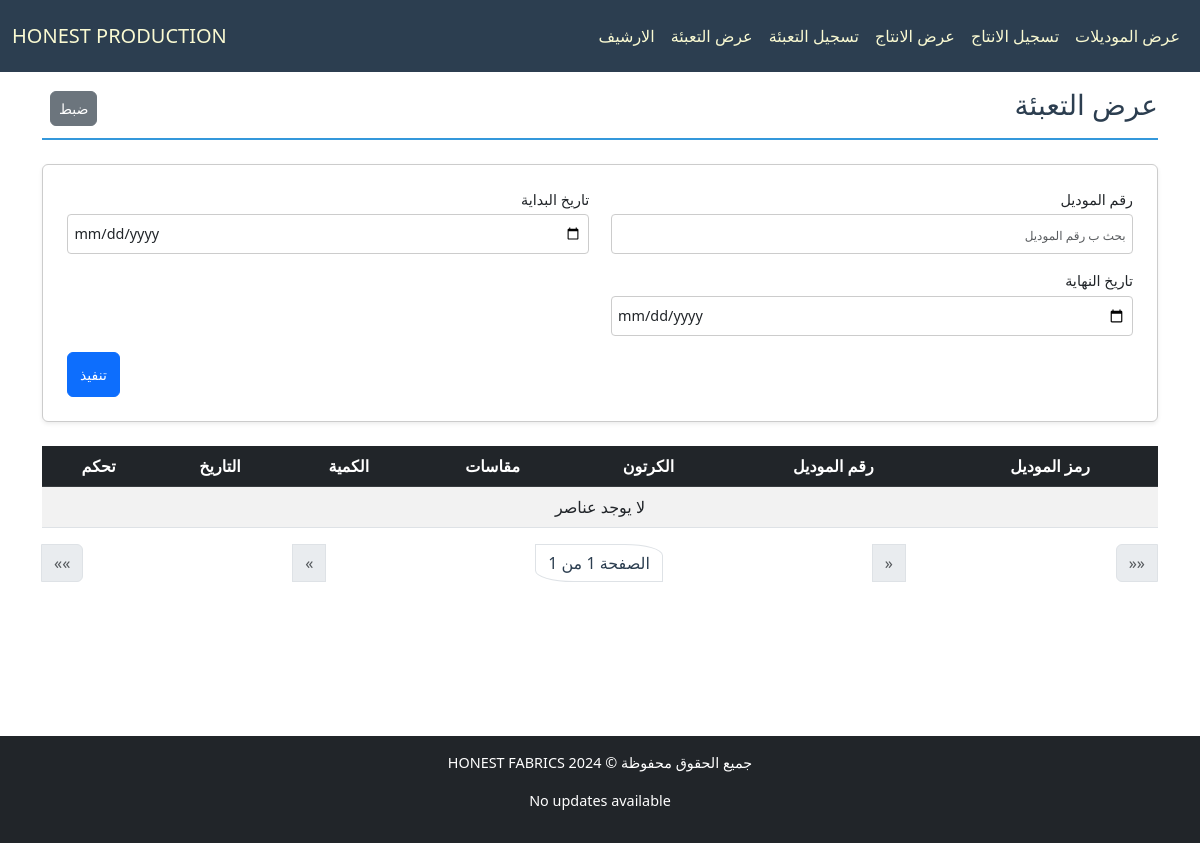
Before: /production/packing-list with the older database file.
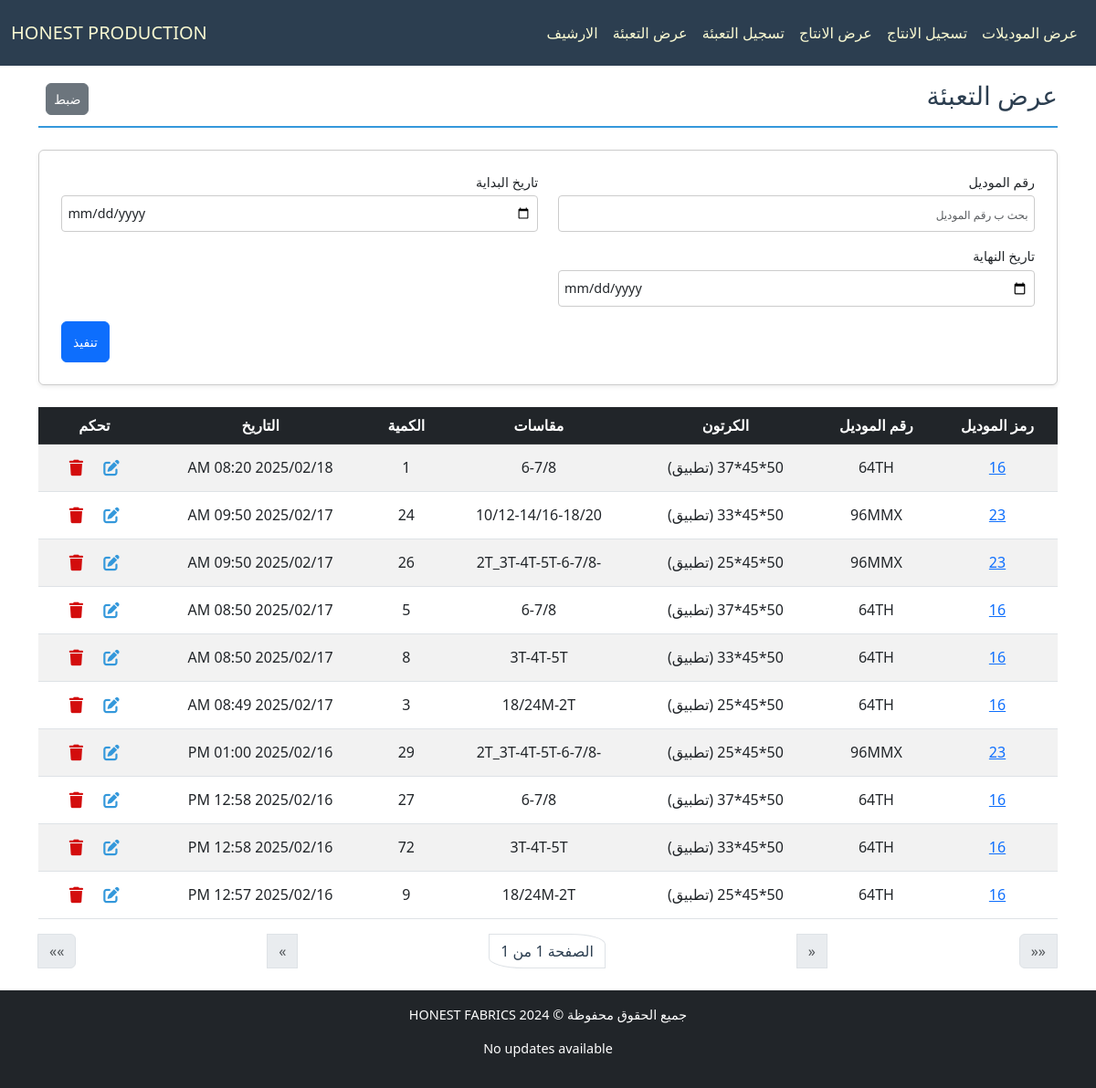
After: the same page with the newer database file.
### production/models.py (models this page shows, shortened)
class Packing(models.Model):
    model = models.ForeignKey(Model, verbose_name="الموديل", on_delete=models.CASCADE, related_name="packings")
    carton = models.ForeignKey(Carton, verbose_name="الكرتونة", on_delete=models.CASCADE, related_name="packings")
    created_at = models.DateTimeField(verbose_name="تاريخ الإنشاء", default=now)
    used_carton = models.PositiveIntegerField(verbose_name="الكرتون للتعبئة", blank=True, default=0)
    class Meta:
        ordering = ['-created_at']

class Model(models.Model):
    id = models.AutoField(primary_key=True, verbose_name="الرمز")
    model_number = models.CharField(max_length=50, verbose_name="رقم الموديل", unique=True)
    created_at = models.DateTimeField(verbose_name="تاريخ الإنشاء", default=now)
    ended_at = models.DateTimeField(verbose_name="تاريخ الانتهاء", blank=True, null=True)
    shipped_at = models.DateTimeField(verbose_name="تاريخ الشحن", blank=True, null=True)
    is_archive = models.BooleanField(default=False)
    is_shipped = models.BooleanField(default=False)
    available_carton = models.IntegerField(verbose_name="الكراتين المتبقية", blank=True, default=0)
    used_carton = models.IntegerField(verbose_name="الكراتين المستخدمة", blank=True, default=0)
    class Meta:
        ordering = ["-created_at"]

class Carton(models.Model):
    TYPE_CHOICES = [
        ("شماعة", "شماعة"),
        ("تطبيق", "تطبيق"),
    ]
    model = models.ForeignKey(Model, verbose_name="الموديل", on_delete=models.CASCADE, related_name="cartons")
    length = models.CharField(max_length=50, verbose_name="الطول", blank=True)
    width = models.CharField(max_length=50, verbose_name="العرض", blank=True)
    height = models.CharField(max_length=50, verbose_name="الارتفاع", blank=True)
    type = models.CharField(verbose_name="النوع", choices=TYPE_CHOICES, max_length=10, default="تطبيق")
    comment = models.CharField(max_length=100, verbose_name="المقاسات داخل الكرتونة", blank=True)

### production/views.py (the view)
# urls.py: path('packing-list', PackingListingView.as_view(), name='packing_list_view'),
class PackingListingView(ListView):
    template_name = "production/list_package.html"
    model = Packing
    paginate_by = 30
    filter_fields = ["model_number", "start_date", "end_date"]
    def parse_date(self, date_str):
        try:
            normalized_date = date_str.replace("\\", "/")
            return datetime.strptime(normalized_date, "%Y-%m-%d")
        except (ValueError, AttributeError):
            return None
    def get_queryset(self):
        queryset = super().get_queryset()
        filters = Q()
        model_number = self.request.GET.get("model_number")
        if model_number:
            filters &= Q(model__model_number__icontains=model_number)
        start_date = self.parse_date(self.request.GET.get("start_date"))
        end_date = self.parse_date(self.request.GET.get("end_date"))
        if start_date:
            filters &= Q(created_at__gte=start_date)
        if end_date:
            filters &= Q(created_at__lte=end_date)
        return queryset.filter(filters)
    def get_context_data(self, **kwargs):
        context = super().get_context_data(**kwargs)
        context["filter_fields"] = [
            {"field_name": "model_number", "verbose_name": "رقم الموديل", "value": self.request.GET.get("model_number", "")},
            {"field_name": "start_date", "verbose_name": "تاريخ البداية", "value": self.request.GET.get("start_date", "")},
            {"field_name": "end_date", "verbose_name": "تاريخ النهاية", "value": self.request.GET.get("end_date", "")},
        ]
        return context

### production/templates/production/list_package.html (shortened to what this page needs)
{% extends "cloth/layout.html" %}
{% load math_filters %}
{% block home_page %}
<a class="navbar-brand" href="{% url 'model_list_view' %}">HONEST PRODUCTION</a>
{% endblock %}
{% block navbar_links_small %}
{% include "production/nav_links.html" %}
{% endblock %}
{% block body %}
    <div class="pt-4 section-title d-flex justify-content-between align-items-center">
        <h2>عرض التعبئة</h2>
        <div class="ps-2">
            <a href="{% url 'production_list_view' %}" class="px-2 btn btn-secondary">ضبط</a>
        </div>
    </div>
    <form method="get" class="filter-form-flex mb-4 p-4 rounded shadow-sm">
        {% for filter_field in filter_fields %}
        <div class="form-group mb-3">
            <label for="filter_{{ forloop.counter }}" class="form-label">{{ filter_field.verbose_name }}</label>
            <input
                type="{% if filter_field.field_name in 'start_date end_date' %}date{% else %}text{% endif %}"
                id="filter_{{ forloop.counter }}"
                name="{{ filter_field.field_name }}"
                placeholder="بحث ب {{ filter_field.verbose_name }}"
                class="form-control"
                value="{{ filter_field.value }}">
        </div>
        {% endfor %}
        <div class="submit-container">
            <button type="submit" class="btn btn-primary submit-btn">تنفيذ</button>
        </div>
    </form>
    <div class="table-responsive">
        <table class="table table-striped table-hover">
            <thead class="table-dark">
                <tr>
                    <th>رمز الموديل</th>
                    <th>رقم الموديل</th>
                    <th>الكرتون</th>
                    <th>مقاسات</th>
                    <th>الكمية</th>
                    <th>التاريخ</th>
                    <th>تحكم</th>
                </tr>
            </thead>
            <tbody>
                {% for package_item in object_list %}
                <tr class="clickable-row" data-detail_url="{% url 'model_detail_view' package_item.model.id %}">
                    <td>
                        <a href="{% url 'model_detail_view' package_item.model.id %}">{{ package_item.model.id }}</a>
                    </td>
                    <td>{{ package_item.model.model_number }}</td>
                    <td>{{ package_item.carton.length }}*{{ package_item.carton.width }}*{{ package_item.carton.height }} ({{ package_item.carton.type }})</td>
                    <td>{{ package_item.carton.comment }}</td>
                    <td>{{ package_item.used_carton }}</td>
                    <td dir="rtl">{{ package_item.created_at|date:"Y/m/d h:i A" }}</td>
                    <td>
                        <a class="px-2 btn" href="{% url 'packingpiece_edit' package_item.id %}">
                        </a>
                        <a class="px-2 btn" href="{% url 'packingpiece_delete' package_item.id %}">
                            </a>
                    </td>
                </tr>
                {% empty %}
                <tr>
                    <td colspan="8" class="text-center">لا يوجد عناصر</td>
                </tr>
                {% endfor %}
            </tbody>
        </table>
    </div>
    <nav aria-label="Page navigation">
        <ul class="pagination justify-content-between">
            <li class="page-item {% if not page_obj.has_next %}disabled{% endif %}">
                {% if page_obj.has_next %}
                <a class="page-link" href="?page={{ page_obj.paginator.num_pages }}{% for key, value in request.GET.items %}{% if key != 'page' %}&{{ key }}={{ value|urlencode }}{% endif %}{% endfor %}" aria-label="Last">
                    <span aria-hidden="true">&laquo;&laquo;</span>
                </a>
                {% else %}
                <span class="page-link" aria-disabled="true">
                    <span aria-hidden="true">&laquo;&laquo;</span>
                </span>
                {% endif %}
            </li>
            <li class="page-item {% if not page_obj.has_next %}disabled{% endif %}">
                {% if page_obj.has_next %}
                <a class="page-link" href="?page={{ page_obj.next_page_number }}{% for key, value in request.GET.items %}{% if key != 'page' %}&{{ key }}={{ value|urlencode }}{% endif %}{% endfor %}" aria-label="Next">
                    <span aria-hidden="true">&laquo;</span>
                </a>
                {% else %}
                <span class="page-link" aria-disabled="true">
                    <span aria-hidden="true">&laquo;</span>
                </span>
                {% endif %}
            </li>
            <li class="page-item pagination_page_li">
                <span class="page-link">الصفحة {{ page_obj.number }} من {{ page_obj.paginator.num_pages }}</span>
            </li>
            <li class="page-item {% if not page_obj.has_previous %}disabled{% endif %}">
                {% if page_obj.has_previous %}
                <a class="page-link" href="?page={{ page_obj.previous_page_number }}{% for key, value in request.GET.items %}{% if key != 'page' %}&{{ key }}={{ value|urlencode }}{% endif %}{% endfor %}" aria-label="Previous">
                    <span aria-hidden="true">&raquo;</span>
                </a>
                {% else %}
                <span class="page-link" aria-disabled="true">
                    <span aria-hidden="true">&raquo;</span>
                </span>
                {% endif %}
            </li>
            <li class="page-item {% if not page_obj.has_previous %}disabled{% endif %}">
                {% if page_obj.has_previous %}
                <a class="page-link" href="?page=1{% for key, value in request.GET.items %}{% if key != 'page' %}&{{ key }}={{ value|urlencode }}{% endif %}{% endfor %}" aria-label="First">
                    <span aria-hidden="true">&raquo;&raquo;</span>
                </a>
                {% else %}
                <span class="page-link" aria-disabled="true">
                    <span aria-hidden="true">&raquo;&raquo;</span>
                </span>
                {% endif %}
            </li>
    </ul>
</nav>
{% endblock body %}

### cloth/templates/cloth/layout.html (shortened to what this page needs)
{% load static %}
<!DOCTYPE html>
<html lang="ar" dir="rtl">
<head>
    <link href="https://cdn.jsdelivr.net/npm/bootstrap@5.3.0/dist/css/bootstrap.min.css" rel="stylesheet">
    <link rel="stylesheet" href="https://cdnjs.cloudflare.com/ajax/libs/font-awesome/6.7.1/css/all.min.css" />
    <link rel="stylesheet" href={% static "cloth/styles.css" %}>
</head>
<body>
    <nav id="navbar"  class="navbar bg-body-tertiary fixed-top">
        <div class="container-fluid">
            <div class="d-none d-lg-flex">
                <ul class="navbar-nav me-auto mb-2 mb-lg-0 d-flex flex-row">
                    {% block navbar_links_small %}
                    {% endblock %}
                </ul>
            </div>
            {% block home_page %}
            {% endblock %}
        </div>
    </nav>
    <div class="body-div container">
        {% block body %}{% endblock body %}
    </div>
    <footer class="footer bg-dark text-white text-center py-3">
        <p>جميع الحقوق محفوظة © HONEST FABRICS 2024</p>
        {% if update %}
            <p>Latest update at: {{update}}</p>
        {% else %}
            <p>No updates available</p>
        {% endif %}
    </footer>
    <link href="https://cdn.jsdelivr.net/npm/bootstrap@5.3.0/dist/css/bootstrap.min.css" rel="stylesheet">
</body>
</html>

### production/templates/production/nav_links.html
<li class="p-2 nav-item">
    <a class="nav-link active" aria-current="page" href="{% url 'model_list_view' %}">عرض الموديلات</a>
</li>
<li class="p-2 nav-item">
    <a class="nav-link active" aria-current="page" href="{% url 'production_form' %}">تسجيل الانتاج</a>
</li>
<li class="p-2 nav-item">
    <a class="nav-link active" aria-current="page" href="{% url 'production_list_view' %}">عرض الانتاج</a>
</li>
<li class="p-2 nav-item">
    <a class="nav-link active" aria-current="page" href="{% url 'packing_form' %}">تسجيل التعبئة</a>
</li>
<li class="p-2 nav-item">
    <a class="nav-link active" aria-current="page" href="{% url 'packing_list_view' %}">عرض التعبئة</a>
</li>
<li class="p-2 nav-item">
    <a class="nav-link active" aria-current="page" href="{% url 'archived_model_list_view' %}">الارشيف</a>
</li>

### cloth/static/cloth/styles.css (style rules this page uses)
:root { --primary-color: #3498db; --light-blue: #3db1ff5e; --secondary-color: #2c3e50; --success-color: #2ecc71; --danger-color: #e74c3c; --warning-color: #f1c40f; --light-bg: #f8f9fa; --dark-bg: #343a40; --light-text: lightgoldenrodyellow; --golden-text: rgb(255, 255, 0); --border-color: #dee2e6; --white-color: #ffffff; }
*, *::before, *::after { box-sizing: border-box; }
ul, div { padding: 0; margin: 0; }
body { background-color: var(--light-bg); margin-top: 80px; margin-inline: 0; font-family: 'Segoe UI', Tahoma, Geneva, Verdana, sans-serif; line-height: 1.6; font-size: 16px; }
.body-div { margin: 2%; margin-top: 8vh; max-width: 98%; min-height: 81vh; }
#navbar, #navbar-menu-body { background-color: var(--secondary-color) !important; }
#navbar, #navbar a, #navbar-menu-body, #navbar-menu-body a { color: var(--light-text) !important; }
.section-title { color: var(--secondary-color); border-bottom: 2px solid var(--primary-color); padding-bottom: 0.5rem; margin-bottom: 1.5rem; font-weight: bold; }
.table { border-collapse: separate; border-spacing: 0; border-radius: 8px; width: 100%; }
.table th, .table td { text-align: center; vertical-align: middle; padding: 10px; }
.table-striped tbody tr:nth-of-type(odd) { background-color: var(--light-bg); }
.table-dark th { background-color: var(--secondary-color); color: var(--light-text); }
.table-responsive { overflow-x: auto; }
.table-responsive table th, .table-responsive table td { white-space: nowrap; min-width: fit-content; }
.table-responsive table { width: 100%; table-layout: auto; }
.footer { margin-top: 20px; text-align: center; padding: 1rem; font-size: 0.9rem; }
.filter-form-flex { display: flex; flex-wrap: wrap; padding: 1rem; border: 1px solid #ccc; border-radius: 8px; background-color: #fff; justify-content: space-between; column-gap: 2px; direction: rtl; }
.filter-form-flex .form-group { display: flex; flex-direction: column; margin-bottom: 5px; width: 49%; }
.filter-form-flex .form-label { font-size: 0.9rem; margin-bottom: 0.25rem; }
.filter-form-flex .form-control { border: 1px solid #ccc; border-radius: 4px; padding: 0.4rem; font-size: 0.9rem; }
.filter-form-flex input[type="text"], .filter-form-flex input[type="number"], .filter-form-flex input[type="date"] { width: 100%; height: 40px; }
.submit-container { display: flex; justify-content: flex-end; width: 100%; }
.filter-form-flex .submit-btn { width: auto; height: 45px; font-size: 1rem; }
.pagination_page_li span { color: var(--secondary-color); border-top-right-radius: 30%; border-bottom-left-radius: 30%; }
@media (max-width: 1200px) { body { font-size: 15px; } }
@media (max-width: 1200px) { h4.section-title, h2 { font-size: 28px !important; } }
@media (max-width: 1200px) { p.lead, .oped_details_btn, .btn { font-size: 14px !important; } }
@media (max-width: 1200px) { ::placeholder { font-size: 12px !important; } }

Changed rows visible on the page:
added Packing: model.id "16", model.model_number "64TH", carton.length "50", carton.width "45", carton.type "تطبيق", carton.comment "6-7/8", used_carton "1", created_at "2025/02/18 08:20 AM"
added Packing: model.id "23", model.model_number "96MMX", carton.length "50", carton.width "45", carton.type "تطبيق", carton.comment "10/12-14/16-18/20", used_carton "24", created_at "2025/02/17 09:50 AM"
added Packing: model.id "23", model.model_number "96MMX", carton.length "50", carton.width "45", carton.type "تطبيق", carton.comment "-2T_3T-4T-5T-6-7/8", used_carton "26", created_at "2025/02/17 09:50 AM"
added Packing: model.id "16", model.model_number "64TH", carton.length "50", carton.width "45", carton.type "تطبيق", carton.comment "6-7/8", used_carton "5", created_at "2025/02/17 08:50 AM"
added Packing: model.id "16", model.model_number "64TH", carton.length "50", carton.width "45", carton.type "تطبيق", carton.comment "3T-4T-5T", used_carton "8", created_at "2025/02/17 08:50 AM"
added Packing: model.id "16", model.model_number "64TH", carton.length "50", carton.width "45", carton.type "تطبيق", carton.comment "18/24M-2T", used_carton "3", created_at "2025/02/17 08:49 AM"
added Packing: model.id "23", model.model_number "96MMX", carton.length "50", carton.width "45", carton.type "تطبيق", carton.comment "-2T_3T-4T-5T-6-7/8", used_carton "29", created_at "2025/02/16 01:00 PM"
added Packing: model.id "16", model.model_number "64TH", carton.length "50", carton.width "45", carton.type "تطبيق", carton.comment "6-7/8", used_carton "27", created_at "2025/02/16 12:58 PM"
added Packing: model.id "16", model.model_number "64TH", carton.length "50", carton.width "45", carton.type "تطبيق", carton.comment "3T-4T-5T", used_carton "72", created_at "2025/02/16 12:58 PM"
added Packing: model.id "16", model.model_number "64TH", carton.length "50", carton.width "45", carton.type "تطبيق", carton.comment "18/24M-2T", used_carton "9", created_at "2025/02/16 12:57 PM"
Other visible differences:
text no longer shown: "لا يوجد عناصر"
